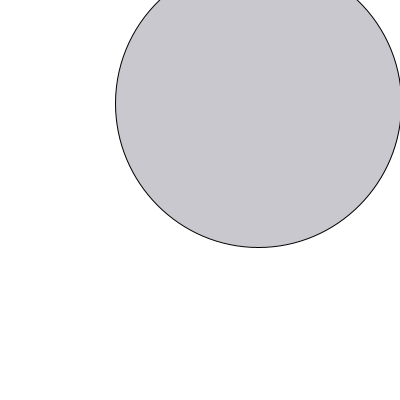
Frame 1 (no input)
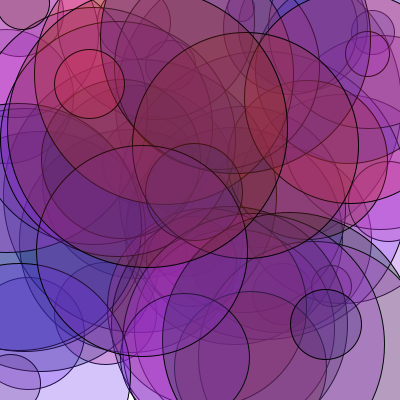
Frame 60 (the mouse pressed at the canvas centre just before this capture)
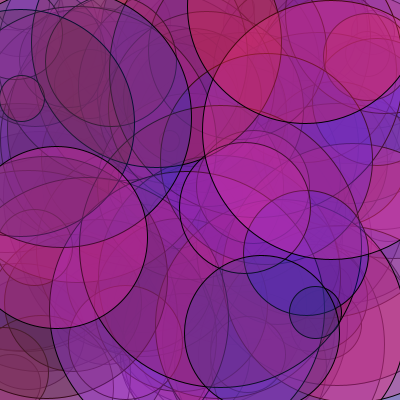
Frame 120 (the mouse held since frame 60 and released just before this capture)

The Processing sketch that drew these frames (run headless with seeded random() and noise(); from frame 60 on, the mouse is pressed at the canvas centre):

// Processing sketch: exer11_popping_colorful_circles
// ── exer11_popping_colorful_circles.pde
float circleX, circleY;
float diam;
float r, g, b;


void setup(){
  size(400, 400);
  background(255);
  frameRate(10); // how fast the animation will be
}

void draw(){
  //fill();
  circleX = random(width);  //typecasting
  circleY = random(height);
  diam = random(20, 300);
  r = random(255);
  g = random(30, 60);
  b = random(255);
  fill(r, g, b, 70);
  ellipse(circleX, circleY, diam, diam);
}
